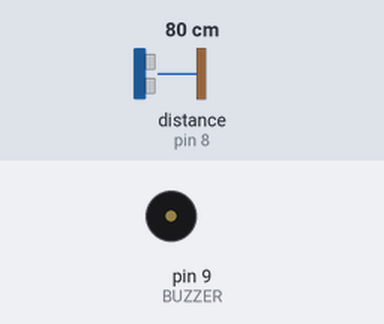
This sketch was run on a simulated Arduino Uno, built with avr-gcc and run on an emulated ATmega328P. Parts: buzzer (waves = sounding). Wiring (inferred from the names in the program): ultrasonic range finder: trigger pin 7; echo pin 8. The inputs (shaded band) are chosen by the test bench; at power-on: distance to the obstacle (sensor on pin 8) 80 cm. The echo pulse lasts 58.3 µs per cm.

Above: at 1.2 s.
1.3 s: distance to the obstacle (sensor on pin 8) set to 17 cm
2.8 s: distance to the obstacle (sensor on pin 8) set to 14 cm
At 3.1 s:
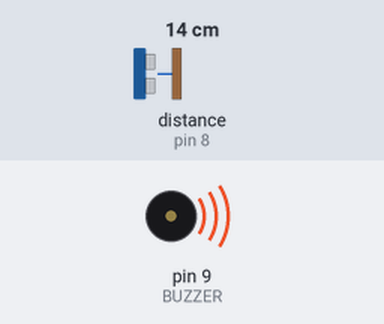
4.3 s: distance to the obstacle (sensor on pin 8) set to 18 cm
At 4.9 s:
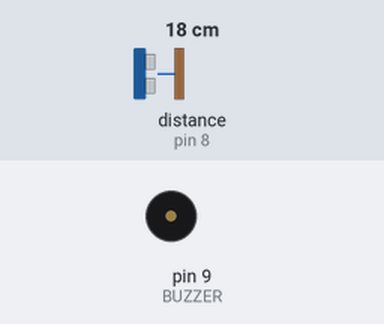
5.8 s: distance to the obstacle (sensor on pin 8) set to 2 cm
At 6.9 s:
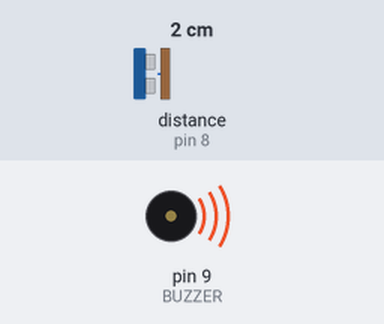
Timing chart, 0 to 8.3 s (numbered marks = the images above; inputs shaded):
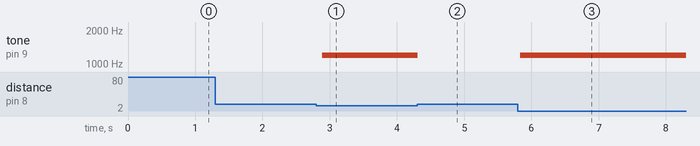

Measured:
- the behaviour switches between 16 and 15 cm on distance to the obstacle (sensor on pin 8) (found by bisection; images 0 and 1)
- after the input at 1.3 s, every drawn part: stays the same
- after the input at 2.8 s, tone on pin 9 (BUZZER): silent → 1200 Hz after 0.09 s
- after the input at 4.3 s, tone on pin 9 (BUZZER): 1200 Hz → silent at once
- after the input at 5.8 s, tone on pin 9 (BUZZER): silent → 1200 Hz at once

The sketch:

04_Ultrasonic_Buzzer.ino
```cpp
const int TRIG = 7;
const int ECHO = 8;
const int BUZZER = 9;

long bacaJarak() {
  digitalWrite(TRIG, LOW);
  delayMicroseconds(2);
  digitalWrite(TRIG, HIGH);
  delayMicroseconds(10);
  digitalWrite(TRIG, LOW);
  long durasi = pulseIn(ECHO, HIGH, 30000);
  return durasi == 0 ? 999 : durasi * 0.0343 / 2;
}

void setup() {
  pinMode(TRIG, OUTPUT);
  pinMode(ECHO, INPUT);
  pinMode(BUZZER, OUTPUT);
}

void loop() {
  long jarak = bacaJarak();
  if (jarak < 15) {
    tone(BUZZER, 1200);
  } else {
    noTone(BUZZER);
  }
  delay(100);
}
```
